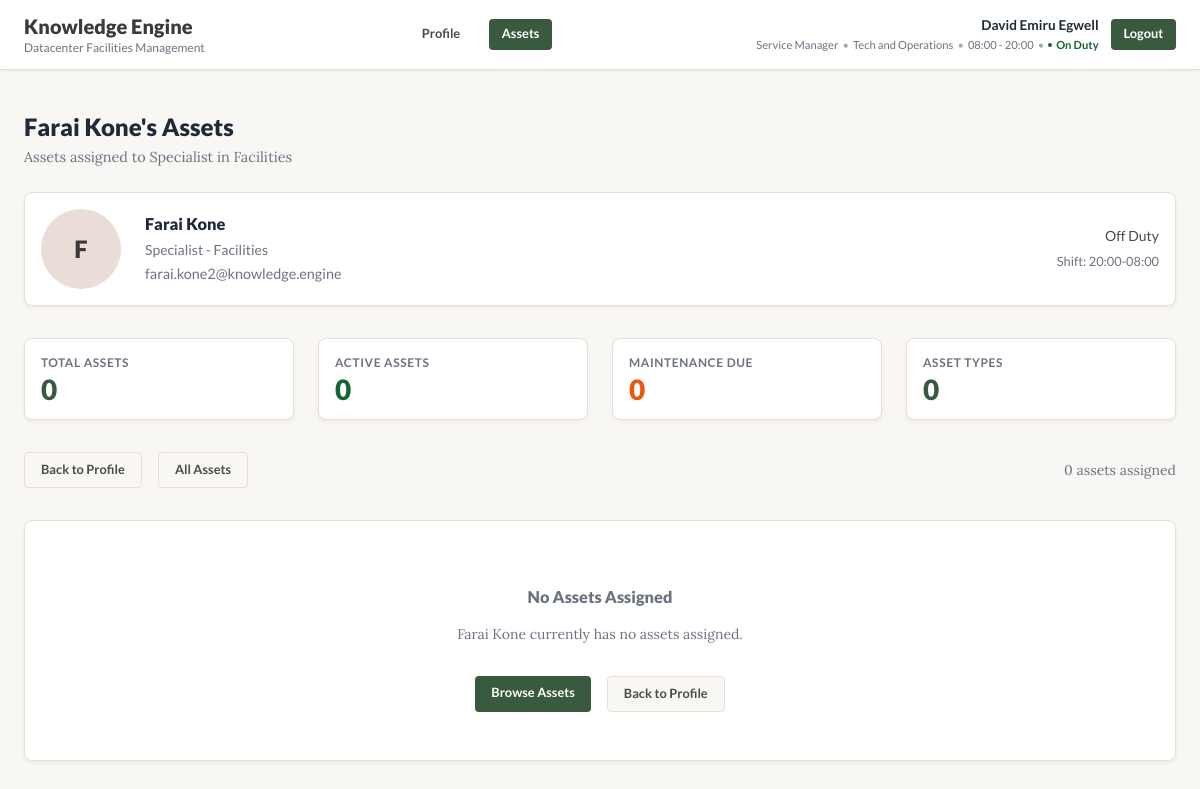
The page /assets/user/4/ (signed in) on the database as committed earlier.
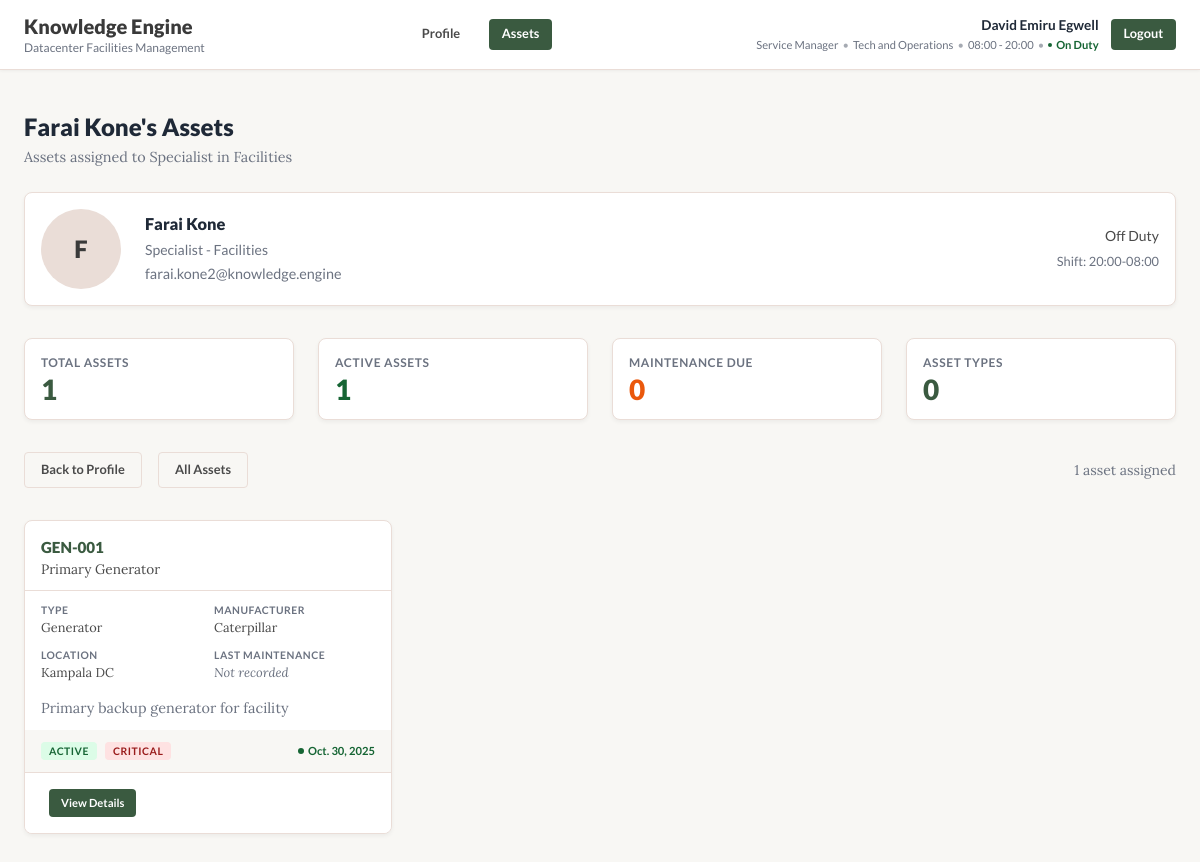
The same page on the database as committed later.
### users/models.py (models this page shows, shortened)
class CustomUser(AbstractUser):
    id_number = models.CharField(max_length=100, unique=True, help_text="Staff or national identifier")
    full_name = models.CharField(max_length=255, help_text="Employee's full name")
    department = models.CharField(max_length=100, help_text="e.g., Facilities, IT, Security")
    designation = models.CharField(max_length=100, help_text="e.g., Lead Engineer, Technician")
    location = models.ForeignKey(
        Location,
        on_delete=models.SET_NULL,
        null=True,
        blank=True,
        help_text="The primary datacenter location for the user"
    )
    shift = models.CharField(max_length=50, help_text="Work shift schedule, e.g., 08:00-20:00")
    on_duty = models.BooleanField(default=False, help_text="Indicates if the user is currently on active duty")
    certifications = models.ManyToManyField(Certification, blank=True, help_text="Data center certification types")
    login_time = models.DateTimeField(null=True, blank=True, help_text="Recorded system login timestamp")
    logout_time = models.DateTimeField(null=True, blank=True, help_text="Recorded system logout timestamp")
    photo = models.ImageField(upload_to='profile_photos/', null=True, blank=True, help_text="Profile photo")

class Location(models.Model):
    name = models.CharField(max_length=100, unique=True, help_text="The name of the datacenter location, e.g., Kampala, Nairobi")
    country = models.CharField(max_length=100, help_text="The country where the datacenter is located")

### assets/models.py (models this page shows, shortened)
class Asset(models.Model):
    STATUS_CHOICES = [
        ('active', 'Active'),
        ('maintenance', 'Under Maintenance'),
        ('decommissioned', 'Decommissioned'),
        ('standby', 'Standby'),
        ('faulty', 'Faulty'),
    ]
    PRIORITY_CHOICES = [
        ('critical', 'Critical'),
        ('high', 'High'),
        ('medium', 'Medium'),
        ('low', 'Low'),
    ]
    asset_tag = models.CharField(max_length=100, unique=True, help_text="Unique identifier for the asset (e.g., UPS-001)")
    serial_number = models.CharField(max_length=100, unique=True, blank=True, null=True, help_text="Manufacturer's serial number")
    name = models.CharField(max_length=255, help_text="Common name or hostname of the asset")
    asset_type = models.ForeignKey(AssetType, on_delete=models.PROTECT, help_text="Type of asset")
    manufacturer = models.ForeignKey(Manufacturer, on_delete=models.PROTECT, help_text="Asset manufacturer")
    model_number = models.CharField(max_length=100, blank=True, help_text="Manufacturer's model number")
    location = models.ForeignKey(Location, on_delete=models.PROTECT, help_text="Physical location of the asset")
    assigned_to = models.ForeignKey(
        CustomUser,
        on_delete=models.SET_NULL,
        null=True,
        blank=True,
        related_name='assigned_assets',
        help_text="Employee responsible for this asset"
    )
    status = models.CharField(max_length=20, choices=STATUS_CHOICES, default='active', help_text="Current operational status")
    priority = models.CharField(max_length=20, choices=PRIORITY_CHOICES, default='medium', help_text="Business priority level")
    purchase_date = models.DateField(null=True, blank=True, help_text="Date when asset was purchased")
    installation_date = models.DateField(null=True, blank=True, help_text="Date when asset was installed")
    warranty_expiry = models.DateField(null=True, blank=True, help_text="Warranty expiration date")
    last_maintenance = models.DateField(null=True, blank=True, help_text="Date of last maintenance")
    next_maintenance = models.DateField(null=True, blank=True, help_text="Scheduled next maintenance date")
    description = models.TextField(blank=True, help_text="Detailed description of the asset")
    notes = models.TextField(blank=True, help_text="Additional notes or comments")
    created_at = models.DateTimeField(auto_now_add=True)
    updated_at = models.DateTimeField(auto_now=True)
    class Meta:
        ordering = ['asset_tag']
        verbose_name = "Asset"
        verbose_name_plural = "Assets"
    @property
    def is_maintenance_due(self):
        if self.next_maintenance:
            return self.next_maintenance <= timezone.now().date()
        return False

class AssetType(models.Model):
    name = models.CharField(max_length=100, unique=True, help_text="Name of the asset type (e.g., UPS, Generator, IAC)")
    description = models.TextField(blank=True, help_text="A brief description of this asset type")
    class Meta:
        ordering = ['name']
        verbose_name = "Asset Type"
        verbose_name_plural = "Asset Types"

class Manufacturer(models.Model):
    name = models.CharField(max_length=100, unique=True, help_text="Name of the manufacturer (e.g., APC, Caterpillar, Schneider)")
    website = models.URLField(blank=True, null=True, help_text="Official website of the manufacturer")
    support_contact = models.CharField(max_length=255, blank=True, help_text="Support contact information (email or phone)")
    class Meta:
        ordering = ['name']

### assets/views.py (the view)
# urls.py: path('user/<int:user_id>/', views.user_assets, name='user_assets'),
@login_required
def user_assets(request, user_id):
    user = get_object_or_404(CustomUser, id=user_id)
    assets = Asset.objects.filter(assigned_to=user).select_related(
        'asset_type', 'manufacturer', 'location'
    ).order_by('asset_tag')
    maintenance_due = assets.filter(
        next_maintenance__lte=timezone.now().date()
    ).exclude(status='decommissioned')
    context = {
        'profile_user': user,
        'assets': assets,
        'maintenance_due': maintenance_due,
    }
    return render(request, 'assets/user_assets.html', context)

### assets/templates/assets/user_assets.html (shortened to what the changed rows need)
{% extends 'base.html' %}
{% load static %}
{% block content %}
<div class="asset-dashboard">
    <div class="dashboard-header">
        <h1 class="dashboard-title">{{ profile_user.full_name }}'s Assets</h1>
        <p class="dashboard-subtitle">Assets assigned to {{ profile_user.designation }} in {{ profile_user.department }}</p>
    </div>
    <div class="sidebar-card" style="margin-bottom: 2rem;">
        <div style="display: flex; align-items: center; gap: 1.5rem;">
            {% if profile_user.photo %}
                <img src="{{ profile_user.photo.url }}" alt="{{ profile_user.full_name }}'s photo" style="width: 80px; height: 80px; border-radius: 50%; object-fit: cover; border: 3px solid #eaddd7;">
            {% else %}
                <div style="width: 80px; height: 80px; border-radius: 50%; background-color: #eaddd7; display: flex; align-items: center; justify-content: center; font-family: 'Lato', sans-serif; font-weight: 900; font-size: 1.5rem; color: #3a3a3a;">
                    {{ profile_user.first_name.0|upper }}
                </div>
            {% endif %}
            <div style="flex: 1;">
                <h3 style="margin: 0 0 0.25rem 0; font-family: 'Lato', sans-serif; font-weight: 900; color: #1f2937;">{{ profile_user.full_name }}</h3>
                <p style="margin: 0 0 0.25rem 0; color: #6b7280;">{{ profile_user.designation }} - {{ profile_user.department }}</p>
                <p style="margin: 0; font-size: 0.9rem; color: #6b7280;">{{ profile_user.email }}</p>
            </div>
            <div style="text-align: right;">
                {% if profile_user.on_duty %}
                    <div class="duty-status on-duty">On Duty</div>
                {% else %}
                    <div class="duty-status off-duty">Off Duty</div>
                {% endif %}
                <p style="margin: 0.5rem 0 0 0; font-size: 0.8rem; color: #6b7280;">Shift: {{ profile_user.shift }}</p>
            </div>
        </div>
    </div>
    <div class="stats-grid" style="margin-bottom: 2rem;">
        <div class="stat-card">
            <h3>Total Assets</h3>
            <p class="stat-number total">{{ assets|length }}</p>
        </div>
        <div class="stat-card">
            <h3>Active Assets</h3>
            <p class="stat-number active">{{ assets|length }}</p>
        </div>
    </div>
    <div style="display: flex; justify-content: space-between; align-items: center; margin-bottom: 2rem;">
        <div style="display: flex; gap: 1rem;">
            <a href="{% url 'profile' %}" class="btn btn-secondary">Back to Profile</a>
            <a href="{% url 'asset_list' %}" class="btn btn-secondary">All Assets</a>
        </div>
        <div style="font-family: 'Lora', serif; color: #6b7280;">
            {{ assets|length }} asset{{ assets|length|pluralize }} assigned
        </div>
    </div>
    {% if assets %}
        <div class="asset-grid">
            {% for asset in assets %}
                <div class="asset-card">
                    <div class="asset-card-header">
                        <h3 class="asset-tag">{{ asset.asset_tag }}</h3>
                        <p class="asset-name">{{ asset.name }}</p>
                    </div>
                    <div class="asset-card-body">
                        <div class="asset-meta">
                            <div class="asset-meta-item">
                                <div class="asset-meta-label">Type</div>
                                <p class="asset-meta-value">{{ asset.asset_type.name }}</p>
                            </div>
                            <div class="asset-meta-item">
                                <div class="asset-meta-label">Manufacturer</div>
                                <p class="asset-meta-value">{{ asset.manufacturer.name }}</p>
                            </div>
                            <div class="asset-meta-item">
                                <div class="asset-meta-label">Location</div>
                                <p class="asset-meta-value">{{ asset.location.name }}</p>
                            </div>
                            <div class="asset-meta-item">
                                <div class="asset-meta-label">Last Maintenance</div>
                                <p class="asset-meta-value">
                                    {% if asset.last_maintenance %}
                                        {{ asset.last_maintenance }}
                                    {% else %}
                                        <span style="color: #6b7280; font-style: italic;">Not recorded</span>
                                    {% endif %}
                                </p>
                            </div>
                        </div>
                        {% if asset.description %}
                            <p style="font-family: 'Lora', serif; font-size: 0.9rem; color: #6b7280; margin: 1rem 0 0 0; line-height: 1.4;">
                                {{ asset.description|truncatewords:15 }}
                            </p>
                        {% endif %}
                    </div>
                    <div class="asset-card-footer">
                        <div style="display: flex; gap: 0.5rem; align-items: center;">
                            <span class="status-badge {{ asset.status }}">{{ asset.get_status_display }}</span>
                            <span class="priority-badge {{ asset.priority }}">{{ asset.get_priority_display }}</span>
                        </div>
                        <div style="display: flex; gap: 0.5rem;">
                            {% if asset.is_maintenance_due %}
                                <span class="maintenance-indicator due">
                                    <span class="maintenance-dot"></span>
                                    Due
                                </span>
                            {% elif asset.next_maintenance %}
                                <span class="maintenance-indicator scheduled">
                                    <span class="maintenance-dot"></span>
                                    {{ asset.next_maintenance }}
                                </span>
                            {% endif %}
                        </div>
                    </div>
                    <div style="padding: 1rem 1.5rem; background-color: #ffffff; border-top: 1px solid #eaddd7;">
                        <div style="display: flex; gap: 0.5rem;">
                            <a href="{% url 'asset_detail' asset.asset_tag %}" class="btn btn-small btn-primary">View Details</a>
                        </div>
                    </div>
                </div>
            {% endfor %}
        </div>
    {% else %}
        <div class="sidebar-card" style="text-align: center; padding: 3rem;">
            <h3 style="font-family: 'Lato', sans-serif; font-weight: 900; color: #6b7280; margin-bottom: 1rem;">No Assets Assigned</h3>
            <p style="font-family: 'Lora', serif; color: #6b7280; margin-bottom: 2rem;">
                {{ profile_user.full_name }} currently has no assets assigned.
            </p>
            <div style="display: flex; gap: 1rem; justify-content: center;">
                <a href="{% url 'asset_list' %}" class="btn btn-primary">Browse Assets</a>
                <a href="{% url 'profile' %}" class="btn btn-secondary">Back to Profile</a>
            </div>
        </div>
    {% endif %}
</div>
{% endblock %}

Rows that differ between the two databases and show on the page:
shown differently, row unchanged: CustomUser "Farai Kone": full_name "Farai Kone" → (not shown)
added Asset: asset_tag "GEN-001", name "Primary Generator", asset_type.name "Generator", manufacturer.name "Caterpillar", location.name "Kampala DC", shows "Not recorded", description "Primary backup generator for facility", status "ACTIVE", priority "CRITICAL", next_maintenance "Oct. 30, 2025"
Other text that changed with them:
{{ assets|length }}: "0" → "1"
text no longer shown: "No Assets Assigned currently has no assets assigned. Browse Assets Back to Profile"
